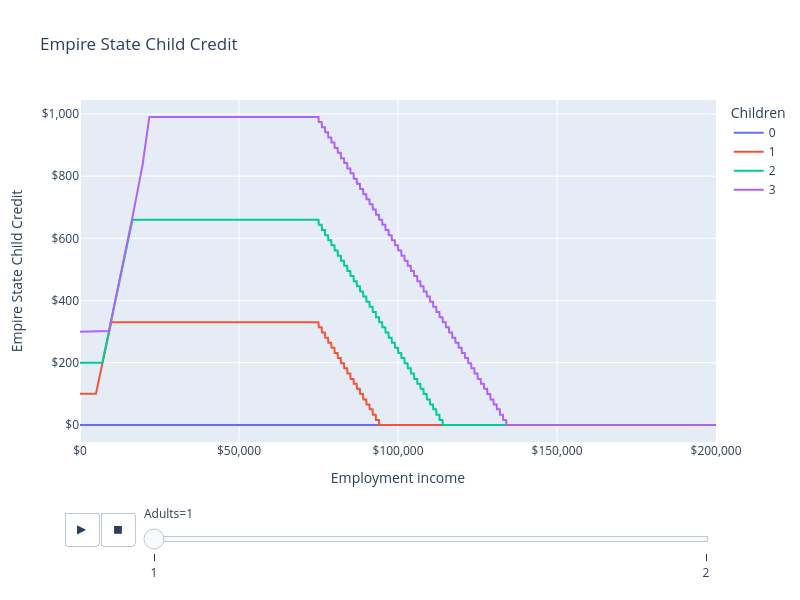

The code cell stored with this chart in its notebook:
### Markdown cell above
# Empire State Child Credit

The Empire State Child Credit, New York's Child Tax Credit, provides a 33 percent match to the federal Child Tax Credit, or a minimum of \$100 per qualifying child if the filer has income below the CTC phase-out threshold.
Qualifying children are children eligible for the federal CTC and who are at least four years old.

## Examples

### Code cell
from policyengine_us import IndividualSim, Microsimulation
import pandas as pd
import plotly.express as px


def make_ctc(adults, children):
    sim = IndividualSim(year=2022)
    sim.add_person(name="head", age=25)
    members = ["head"]
    if adults == 2:
        sim.add_person(name="spouse")
        members += ["spouse"]
    for i in range(children):
        child = "child{}".format(i)
        sim.add_person(name=child, age=6)
        members += [child]
    sim.add_tax_unit(name="tax_unit", members=members)
    sim.add_spm_unit(name="spm_unit", members=members)
    sim.add_household(name="household", members=members, state_code="NY")
    sim.vary("employment_income")
    return pd.DataFrame(
        dict(
            employment_income=sim.calc("employment_income")[0],
            ny_ctc=sim.calc("ny_ctc")[0].round(),
            mtr=-sim.deriv("ny_ctc", "employment_income", wrt_target="head"),
            adults=adults,
            children=children,
        )
    )


# Make a table of EITCs for different numbers of adults and children.
l = []
for adults in range(1, 3):
    for children in range(0, 4):
        l.append(make_ctc(adults, children))

df = pd.concat(l)

LABELS = dict(
    employment_income="Employment income",
    mtr="Marginal tax rate of Empire State Child Credit",
    adults="Adults",
    children="Children",
    ny_ctc="Empire State Child Credit",
)

fig = px.line(
    df,
    "employment_income",
    "ny_ctc",
    color="children",
    animation_frame="adults",
    labels=LABELS,
    title="Empire State Child Credit",
)
fig.update_layout(xaxis_tickformat="$,", yaxis_tickformat="$,", height=600, width=800)
fig.show()

### Figure 1 — Plotly figure (JSON) as saved in the notebook; plotly's stock layout.template omitted (floating-point values rounded to 4 significant figures; data arrays with more than 128 entries replaced by an {"elided": "..."} marker saying what was removed)
{"data": [{"hovertemplate": "Children=0<br>Adults=1<br>Employment income=%{x}<br>Empire State Child Credit=%{y}<extra></extra>", "legendgroup": "0", "line": {"color": "#636efa", "dash": "solid"}, "marker": {"symbol": "circle"}, "mode": "lines", "name": "0", "orientation": "v", "showlegend": true, "type": "scatter", "x": {"elided": "2001 float values"}, "xaxis": "x", "y": {"elided": "2001 float values"}, "yaxis": "y"}, {"hovertemplate": "Children=1<br>Adults=1<br>Employment income=%{x}<br>Empire State Child Credit=%{y}<extra></extra>", "legendgroup": "1", "line": {"color": "#EF553B", "dash": "solid"}, "marker": {"symbol": "circle"}, "mode": "lines", "name": "1", "orientation": "v", "showlegend": true, "type": "scatter", "x": {"elided": "2001 float values"}, "xaxis": "x", "y": {"elided": "2001 float values"}, "yaxis": "y"}, {"hovertemplate": "Children=2<br>Adults=1<br>Employment income=%{x}<br>Empire State Child Credit=%{y}<extra></extra>", "legendgroup": "2", "line": {"color": "#00cc96", "dash": "solid"}, "marker": {"symbol": "circle"}, "mode": "lines", "name": "2", "orientation": "v", "showlegend": true, "type": "scatter", "x": {"elided": "2001 float values"}, "xaxis": "x", "y": {"elided": "2001 float values"}, "yaxis": "y"}, {"hovertemplate": "Children=3<br>Adults=1<br>Employment income=%{x}<br>Empire State Child Credit=%{y}<extra></extra>", "legendgroup": "3", "line": {"color": "#ab63fa", "dash": "solid"}, "marker": {"symbol": "circle"}, "mode": "lines", "name": "3", "orientation": "v", "showlegend": true, "type": "scatter", "x": {"elided": "2001 float values"}, "xaxis": "x", "y": {"elided": "2001 float values"}, "yaxis": "y"}], "layout": {"height": 600, "legend": {"title": {"text": "Children"}, "tracegroupgap": 0}, "sliders": [{"active": 0, "currentvalue": {"prefix": "Adults="}, "len": 0.9, "pad": {"b": 10, "t": 60}, "steps": [{"args": [["1"], {"frame": {"duration": 0, "redraw": false}, "fromcurrent": true, "mode": "immediate", "transition": {"duration": 0, "easing": "linear"}}], "label": "1", "method": "animate"}, {"args": [["2"], {"frame": {"duration": 0, "redraw": false}, "fromcurrent": true, "mode": "immediate", "transition": {"duration": 0, "easing": "linear"}}], "label": "2", "method": "animate"}], "x": 0.1, "xanchor": "left", "y": 0, "yanchor": "top"}], "title": {"text": "Empire State Child Credit"}, "updatemenus": [{"buttons": [{"args": [null, {"frame": {"duration": 500, "redraw": false}, "fromcurrent": true, "mode": "immediate", "transition": {"duration": 500, "easing": "linear"}}], "label": "&#9654;", "method": "animate"}, {"args": [[null], {"frame": {"duration": 0, "redraw": false}, "fromcurrent": true, "mode": "immediate", "transition": {"duration": 0, "easing": "linear"}}], "label": "&#9724;", "method": "animate"}], "direction": "left", "pad": {"r": 10, "t": 70}, "showactive": false, "type": "buttons", "x": 0.1, "xanchor": "right", "y": 0, "yanchor": "top"}], "width": 800, "xaxis": {"anchor": "y", "domain": [0.0, 1.0], "tickformat": "$,", "title": {"text": "Employment income"}}, "yaxis": {"anchor": "x", "domain": [0.0, 1.0], "tickformat": "$,", "title": {"text": "Empire State Child Credit"}}}}
